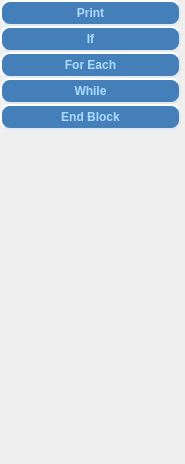
       <widget class="QWidget" name="CppNodes">
        <property name="geometry">
         <rect>
          <x>0</x>
          <y>0</y>
          <width>185</width>
          <height>464</height>
         </rect>
        </property>
        <property name="sizePolicy">
         <sizepolicy hsizetype="Expanding" vsizetype="Expanding">
          <horstretch>0</horstretch>
          <verstretch>0</verstretch>
         </sizepolicy>
        </property>
        <property name="styleSheet">
         <string notr="true"/>
        </property>
        <attribute name="label">
         <string>C++ Nodes</string>
        </attribute>
        <widget class="QWidget" name="verticalLayoutWidget">
         <property name="geometry">
          <rect>
           <x>0</x>
           <y>0</y>
           <width>181</width>
           <height>491</height>
          </rect>
         </property>
         <layout class="QVBoxLayout" name="CppNodeMenuLayout">
          <property name="spacing">
           <number>0</number>
          </property>
          <item>
           <widget class="QPushButton" name="CreatePrintBtn">
            <property name="styleSheet">
             <string notr="true">QPushButton{
color: #addcff;
border-style: outset;
background-color: #447fba;
border-width: 2px;
border-radius: 10px;
border-color: #e3e9f2;
font: bold 12px;
min-width: 4em;
padding: 4px;
}</string>
            </property>
            <property name="text">
             <string>Print</string>
            </property>
           </widget>
          </item>
          <item>
           <widget class="QPushButton" name="CreateIfBtn">
            <property name="styleSheet">
             <string notr="true">QPushButton{
color: #addcff;
border-style: outset;
background-color: #447fba;
border-width: 2px;
border-radius: 10px;
border-color: #e3e9f2;
font: bold 12px;
min-width: 4em;
padding: 4px;
}</string>
            </property>
            <property name="text">
             <string>If</string>
            </property>
           </widget>
          </item>
          <item>
           <widget class="QPushButton" name="CreateForEachBtn">
            <property name="styleSheet">
             <string notr="true">QPushButton{
color: #addcff;
border-style: outset;
background-color: #447fba;
border-width: 2px;
border-radius: 10px;
border-color: #e3e9f2;
font: bold 12px;
min-width: 4em;
padding: 4px;
}</string>
            </property>
            <property name="text">
             <string>For Each</string>
            </property>
           </widget>
          </item>
          <item>
           <widget class="QPushButton" name="CreateWhileBtn">
            <property name="autoFillBackground">
             <bool>false</bool>
            </property>
            <property name="styleSheet">
             <string notr="true">QPushButton{
color: #addcff;
border-style: outset;
background-color: #447fba;
border-width: 2px;
border-radius: 10px;
border-color: #e3e9f2;
font: bold 12px;
min-width: 4em;
padding: 4px;
}</string>
            </property>
            <property name="text">
             <string>While</string>
            </property>
           </widget>
          </item>
          <item>
           <widget class="QPushButton" name="CreateEndBlockBtn">
            <property name="autoFillBackground">
             <bool>false</bool>
            </property>
            <property name="styleSheet">
             <string notr="true">QPushButton{
color: #addcff;
border-style: outset;
background-color: #447fba;
border-width: 2px;
border-radius: 10px;
border-color: #e3e9f2;
font: bold 12px;
min-width: 4em;
padding: 4px;
}</string>
            </property>
            <property name="text">
             <string>End Block</string>
            </property>
           </widget>
          </item>
          <item>
           <spacer name="verticalSpacer">
            <property name="orientation">
             <enum>Qt::Vertical</enum>
            </property>
            <property name="sizeHint" stdset="0">
             <size>
              <width>20</width>
              <height>40</height>
             </size>
            </property>
           </spacer>
          </item>
         </layout>
        </widget>
       </widget>
